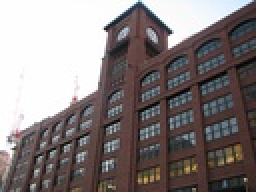
%> input picture include/TILT_v1_04/test_images/building1.jpg, 128 x 96 px, shrunk from 1000 x 750 before the run (shown 2 times larger)
$ octave --eval "result = imlink(rgb2gray(imread('../TILT_v1_04/test_images/building1.jpg')));"   (GNU Octave 9; MATLAB toolbox functions it lacks are replaced by stand-ins)
%> lines starting %> are read from the running program, lines starting %| are printed output that depends on the picture
### include/edge_linking/edgelink.m
% EDGELINK - Link edge points in an image into lists
%
% Usage: [edgelist edgeim] = edgelink(im, minlength, location)
%
% Arguments:  im         - Binary edge image, it is assumed that edges
%                          have been thinned.
%             minlength  - Optional minimum edge length of interest, defaults
%                          to 1 if omitted or specified as [].
%             location   - Optional complex valued image holding subpixel
%                          locations of edge points. For any pixel the
%                          real part holds the subpixel row coordinate of
%                          that edge point and the imaginary part holds
%                          the column coordinate.  See NONMAXSUP.  If
%                          this argument is supplied the edgelists will
%                          be formed from the subpixel coordinates,
%                          otherwise the the integer pixel coordinates of
%                          points in 'im' are used.
%
% Returns:  edgelist - a cell array of edge lists in row,column coords in
%                      the form
%                     { [r1 c1   [r1 c1   etc }
%                        r2 c2    ...
%                        ...
%                        rN cN]   ....]
%
%           edgeim   - Image with pixels labeled with edge number. Note that
%                      this image also includes edges that do not meet the
%                      minimum length specification.  If you want to see just
%                      the edges that meet the specification you should pass
%                      the edgelist to DRAWEDGELIST.
%
%
% This function links edge points together into lists of coordinate pairs.
% Where an edge junction is encountered the list is terminated and a separate
% list is generated for each of the branches.
%
% See also:  DRAWEDGELIST, LINESEG, MAXLINEDEV, CLEANEDGELIST, FINDENDSJUNCTIONS
%
% Bugs: This code has caused me much grief on and off.  I keep discovering cases
% that do not get handled properly. The logic has grown in a way that is less
% structured than I would like.  At the moment I am aware that if there are two
% adjacent junction points things may go a bit astray.
%
% You may find a few edges that are needlessly broken into two, or more,
% segements.  This should be fixed up by CLEANEDGELIST which gets called if
% you specify a non-empty value for minlength.  Use a value of 0 if you want to
% fix this without trimming small edges.
%
% It may be that you encounter problems in the call to CLEANEDGELIST (which
% has perhaps caused me even more grief).  By calling edgelink with just the
% image arguments, or with an empty value for minlength, CLEANEDGELIST will
% not be called, and you will be spared any errors there.


% Acknowledgement:
% Some of this code is inspired by David Lowe's Link.c function from the
% Vista image processing library developed at the University of British
% Columbia
%    http://www.cs.ubc.ca/nest/lci/vista/vista.html

% Copyright (c) 2001-2007 Peter Kovesi
% School of Computer Science & Software Engineering
% The University of Western Australia
% http://www.csse.uwa.edu.au/
%
% Permission is hereby granted, free of charge, to any person obtaining a copy
% of this software and associated documentation files (the "Software"), to deal
% in the Software without restriction, subject to the following conditions:
%
% The above copyright notice and this permission notice shall be included in
% all copies or substantial portions of the Software.
%
% The Software is provided "as is", without warranty of any kind.

% February  2001 - Original version
% September 2004 - Revised to allow subpixel edge data to be used
% November  2006 - Changed so that edgelists start and stop at every junction
% January   2007 - Prefiltering to to discard isolated pixels and the
%                  problems they cause(thanks to Jeff Copeland)
% January   2007 - Fixes to ensure closed loops are closed, and a few other
%                  cases are handled better


function [edgelist, edgeim] = edgelink(im, minlength, location)

    global EDGEIM;      % Some global variables to avoid passing (and
                        % copying) of arguments, this improves speed.
    global ROWS;
    global COLS;
    global RJ;
    global CJ;

    EDGEIM = im ~= 0;                     % make sure image is binary.
%> EDGEIM: size 96x128 logical; every value is 1
    % EDGEIM = bwmorph(EDGEIM,'clean');     % Remove isolated pixels
    % EDGEIM = bwmorph(EDGEIM,'skel',Inf);  % and make sure edges are thinned. I
                                          % think using 'skel' is better than 'thin'

    % Find endings and junctions in edge data
    [RJ, CJ, re, ce] = findendsjunctions(EDGEIM);

    EDGEIM = double(EDGEIM);   % Convert to double to allow the use of -ve labelings
    [ROWS, COLS] = size(EDGEIM);
    edgeNo = 0;

    % Perform raster scan through image looking for edge points.  When a
    % point is found trackedge is called to find the rest of the edge
    % points.  As it finds the points the edge image pixels are labeled
    % with the -ve of their edge No

    for r = 1:ROWS
	for c = 1:COLS
	    if EDGEIM(r,c) == 1
		edgepoints = trackedge(r,c, edgeNo);
		if ~isempty(edgepoints)
		    edgeNo = edgeNo + 1;
		    edgelist{edgeNo} = edgepoints;
		end
	    end
	end
    end

    edgeim = -EDGEIM;  % Finally negate image to make edge encodings +ve.


    % Eliminate isolated edges and spurs that are below the minimum length

    if nargin >= 2 && ~isempty(minlength)
	edgelist = cleanedgelist(edgelist, minlength);

    else  % Call cleanedgelist with 0 minlength anyway to fix spurrious nodes
          % that may exist due to problem with EDGELINK at points where
          % junctions are adjacent.
	edgelist = cleanedgelist(edgelist, 0);
    end


    % If subpixel edge locations are supplied upgrade the integer precision
    % edgelists that were constructed with data from 'location'.
    if nargin == 3
	for I = 1:length(edgelist)
	    ind = sub2ind(size(im),edgelist{I}(:,1),edgelist{I}(:,2));
	    edgelist{I}(:,1) = real(location(ind))';
	    edgelist{I}(:,2) = imag(location(ind))';
	end
    end


%----------------------------------------------------------------------
% TRACKEDGE
%
% Function to track all the edge points associated with a start point.  From a
% given starting point it tracks in one direction, storing the coords of the
% edge points in an array and labelling the pixels in the edge image with the
% -ve of their edge number. This continues until no more connected points are
% found, or a junction point is encountered.  At this point the function returns
% to the start point and tracks in the opposite direction.
%
% Usage:   edgepoints = trackedge(rstart, cstart, edgeNo)
%
% Arguments:   rstart, cstart   - row and column No of starting point
%              edgeNo           - the current edge number
%              minlength        - minimum length of edge to accept
%
% Returns:     edgepoints       - Nx2 array of row and col values for
%                                 each edge point.

% [67 lines left out: function trackedge, not called in this run]


%----------------------------------------------------------------------
%
% NEXTPOINT
%
% Function finds a point that is 8 connected to an existing edge point
%

% [71 lines left out: function nextpoint, not called in this run]


%------------------------------------------------------------------------
% Function to test whether a location in the image is a junction point.
% Note that for speed this code has been hard wired into NEXTPOINT.

% [5 lines left out: function isjunction, not called in this run]

%------------------------------------------------------------------------
% Function to get the values of the 8 neighbouring pixels surrounding a point
% of interest.  The values are ordered from the top-left point going
% anti-clockwise around the pixel.
% [20 lines left out: function neighbours, not called in this run]


### include/edge_linking/findendsjunctions.m
% FINDENDSJUNCTIONS - find junctions and endings in a line/edge image
%
% Usage: [rj, cj, re, ce] = findendsjunctions(edgeim, disp)
%
% Arguments:  edgeim - A binary image marking lines/edges in an image.  It is
%                      assumed that this is a thinned or skeleton image (or
%                      nearly so).
%             disp   - An optional flag 0/1 to indicate whether the edge
%                      image should be plotted with the junctions and endings
%                      marked.  This defaults to 0.
%
% Returns:    rj, cj - Row and column coordinates of junction points in the
%                      image.
%             re, ce - Row and column coordinates of end points in the
%                      image.

% Copyright (c) 2006 Peter Kovesi
% School of Computer Science & Software Engineering
% The University of Western Australia
% pk at csse uwa edu au
% http://www.csse.uwa.edu.au/
%
% Permission is hereby granted, free of charge, to any person obtaining a copy
% of this software and associated documentation files (the "Software"), to deal
% in the Software without restriction, subject to the following conditions:
%
% The above copyright notice and this permission notice shall be included in
% all copies or substantial portions of the Software.
%
% The Software is provided "as is", without warranty of any kind.

% November 2006

function [rj, cj, re, ce] = findendsjunctions(edgeim, disp)

    if nargin == 1
	disp = 0;
    end

    % Ensure edge/line image really is thinnned otherwise tests for junctions
    % and endings may fail.
    b = bwmorph(edgeim,'skel',Inf);
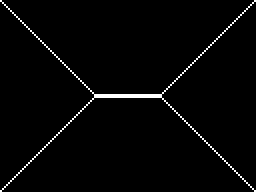
%> b: size 96x128 logical (shown 2 times larger); 2.1% white in thin lines or dots

    % Set up look up table to find junctions.  To do this we use the function
    % defined at the end of this file to test that the centre pixel within a 3x3
    % neighbourhood is a junction.
    lut = makelut(@junction, 3);
    junctions = applylut(b, lut);
%> junctions: size 96x128 double; every value is 0
    [rj,cj] = find(junctions);
%> rj = []; cj = []

    % Set up a look up table to find endings.
    lut = makelut(@ending, 3);
    ends = applylut(b, lut);
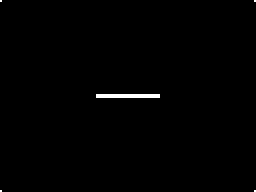
%> ends: size 96x128 double (shown 2 times larger); values 0 (black) and 1 (white), 0.55% white in thin lines or dots
    [re,ce] = find(ends);
%> re = 68 values from 1 to 96; ce = 68 values from 1 to 128

    if disp
	figure
	imshow(edgeim), hold on
	plot(cj,rj,'r+')
	plot(ce,re,'g+')
    end

%----------------------------------------------------------------------
% Function to test whether the centre pixel within a 3x3 neighbourhood is a
% junction. The centre pixel must be set and the number of transitions/crossings
% between 0 and 1 as one traverses the perimeter of the 3x3 region must be 6 or
% 8.
%
% Pixels in the 3x3 region are numbered as follows
%
%       1 4 7
%       2 5 8
%       3 6 9

function b = junction(x)

    a = [x(1) x(2) x(3) x(6) x(9) x(8) x(7) x(4)];
    b = [x(2) x(3) x(6) x(9) x(8) x(7) x(4) x(1)];
    crossings = sum(abs(a-b));

    b = x(5) && crossings >= 6;

%----------------------------------------------------------------------
% Function to test whether the centre pixel within a 3x3 neighbourhood is an
% ending. The centre pixel must be set and the number of transitions/crossings
% between 0 and 1 as one traverses the perimeter of the 3x3 region must be 2.
%
% Pixels in the 3x3 region are numbered as follows
%
%       1 4 7
%       2 5 8
%       3 6 9

function b = ending(x)
    a = [x(1) x(2) x(3) x(6) x(9) x(8) x(7) x(4)];
    b = [x(2) x(3) x(6) x(9) x(8) x(7) x(4) x(1)];
    crossings = sum(abs(a-b));

    b = x(5) && crossings == 2;


### include/edge_linking/imlink.m

% a improved edgelink version by Xg Wang (mailto: wxghust@gmail.com)

function [list2] = imlink(bw, radius, mincurv)

	if nargin == 1
		radius = 5;
		mincurv = 0.6;
	end

	elist = edgelink(bw);
%> in edgelink, `[RJ, CJ, re, ce] = findendsjunctions(EDGEIM);`: RJ = []; re = 68 values, max 96 at index 2, min 1 at index 1, mean 48.5; ce = 68 values from 1 to 128
%> in edgelink, `EDGEIM = double(EDGEIM);`: EDGEIM: size 96x128 double; every value is 1
%> after the loop in edgelink, `for r = 1:ROWS`: edgeNo = 92; edgelist = 92 items; edgepoints = [96 127]
%> in edgelink, `edgeim = -EDGEIM;`:
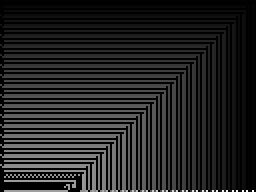
%> edgeim: size 96x128 double (shown 2 times larger); min 0, max 91, mean 12.6; drawn with min black and max white
%> elist = 92 items

	recorder = [];
	curv_map = zeros(size(bw) );

	for n = 1:length(elist)
		pnts = elist{n};
		recorder = [recorder; [n, 1] ];

        c = 0;
		for k = radius+1 : size(pnts, 1)-radius
            c = c + 1;
			pnt = pnts(k, :);
			curv = curvature(pnts, k, radius);
			curv_map(pnt(1), pnt(2)) = curv;
			if abs(curv) > mincurv && c > 2*radius
				recorder = [recorder; [n, k] ];
                c = 0;
			end
		end
	end
%> this loop made 92 passes
%> pnts on passes 55, 59, 60: [88 40], [96 44], [96 47]
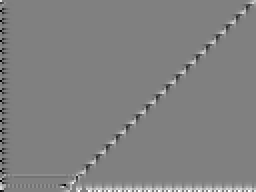
%> curv_map: size 96x128 double (shown 2 times larger); min -1.64, max 1.62, mean 0.00996; drawn with min black and max white
%> after the loop, recorder = 220 rows, first 12: [1 1; 1 50; 1 87; 1 119; 1 157; 1 196; 1 235; 1 251; 1 291; 1 335; 1 346; 1 361]

	list2 = cell(1, size(recorder, 1) );
%> list2 = 220 items

	for n = 1:size(recorder, 1)
		if n == size(recorder, 1)
			list2{n} = elist{recorder(n, 1)}(recorder(n, 2): end, :);
        elseif recorder(n, 1) ~= recorder(n+1, 1)
			list2{n} = elist{recorder(n, 1)}(recorder(n, 2): end, :);
        elseif recorder(n, 1) == recorder(n+1, 1)
			list2{n} = elist{recorder(n, 1)}(recorder(n, 2): recorder(n+1, 2), : );
		end
    end

    if 0
    figure, imshow(bw); hold on
    for n = 1:length(list2)
        clr = rand(1,3);
        plot(list2{n}(:,2), list2{n}(:,1), 'Color', clr );
        text( round(mean(list2{n}(:,2))), round(mean(list2{n}(:,1))), int2str(n), 'Color', clr );
    end
    end
